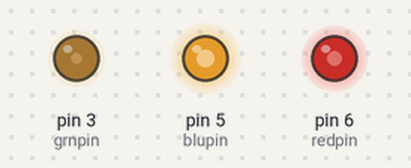
Recording of a sketch running on a simulated Arduino Uno, built with avr-gcc and run on an emulated ATmega328P. Shown: output pins drawn as LEDs (lit = HIGH).

Above: at 0.05 s.
At 1.55 s:
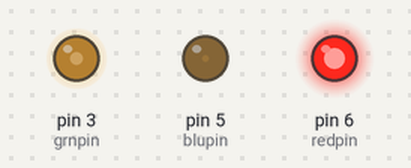
At 2.5 s:
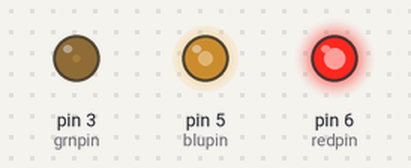
At 3.0 s:
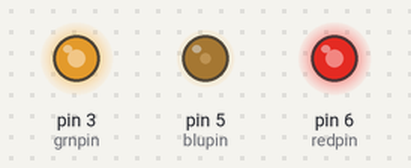
At 5.0 s:
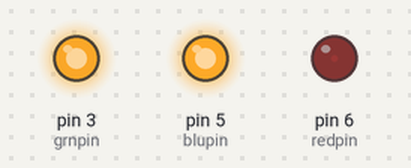
Timing chart, 0 to 7.2 s (numbered marks = the images above):
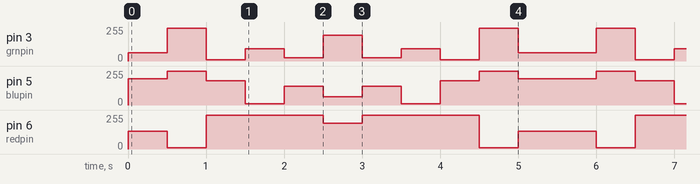

The sketch:

rgb.ino
```cpp
//Jaineel is the best

int redpin = 6;
int grnpin = 3;
int blupin = 5;

void setup()
{
   pinMode(redpin,OUTPUT);
   pinMode(blupin,OUTPUT);
   pinMode (grnpin,OUTPUT);
}

void loop()
{

 analogWrite(redpin,135);
 analogWrite(grnpin,61);
 analogWrite(blupin,196);
 delay(500);

 analogWrite(redpin,8);
 analogWrite(grnpin,244);
 analogWrite(blupin,252);
 delay(500);

 analogWrite(redpin,252);
 analogWrite(grnpin,8);
 analogWrite(blupin,183);
 delay(500);

 analogWrite(redpin,252);
 analogWrite(grnpin,93);
 analogWrite(blupin,8);
 delay(500);


  analogWrite(redpin,255);
 analogWrite(grnpin,23);
 analogWrite(blupin,139);
 delay(500);

analogWrite(redpin,194);
 analogWrite(grnpin,192);
 analogWrite(blupin,62);
 delay(500);

  analogWrite(redpin,255);
 analogWrite(grnpin,23);
 analogWrite(blupin,139);
 delay(500);

   analogWrite(redpin,252);
 analogWrite(grnpin,93);
 analogWrite(blupin,8);
 delay(500);

  analogWrite(redpin,252);
 analogWrite(grnpin,8);
 analogWrite(blupin,183);
 delay(500);

  analogWrite(redpin,8);
 analogWrite(grnpin,244);
 analogWrite(blupin,252);
 delay(500);

   analogWrite(redpin,135);
 analogWrite(grnpin,61);
 analogWrite(blupin,196);
 delay(500);
}
 
```

Measured:
- by itself, pin 6 (redpin): repeats every 5.5 s: 8/255 0.50 s, 252/255 1.0 s, 255/255 0.50 s, 194/255 0.50 s, 255/255 0.50 s, 252/255 1.0 s, 8/255 0.50 s, 135/255 1.0 s
- by itself, pin 3 (grnpin): repeats every 5.5 s: 244/255 0.50 s, 8/255 0.50 s, 93/255 0.50 s, 23/255 0.50 s, 192/255 0.50 s, 23/255 0.50 s, 93/255 0.50 s, 8/255 0.50 s, 244/255 0.50 s, 61/255 1.0 s
